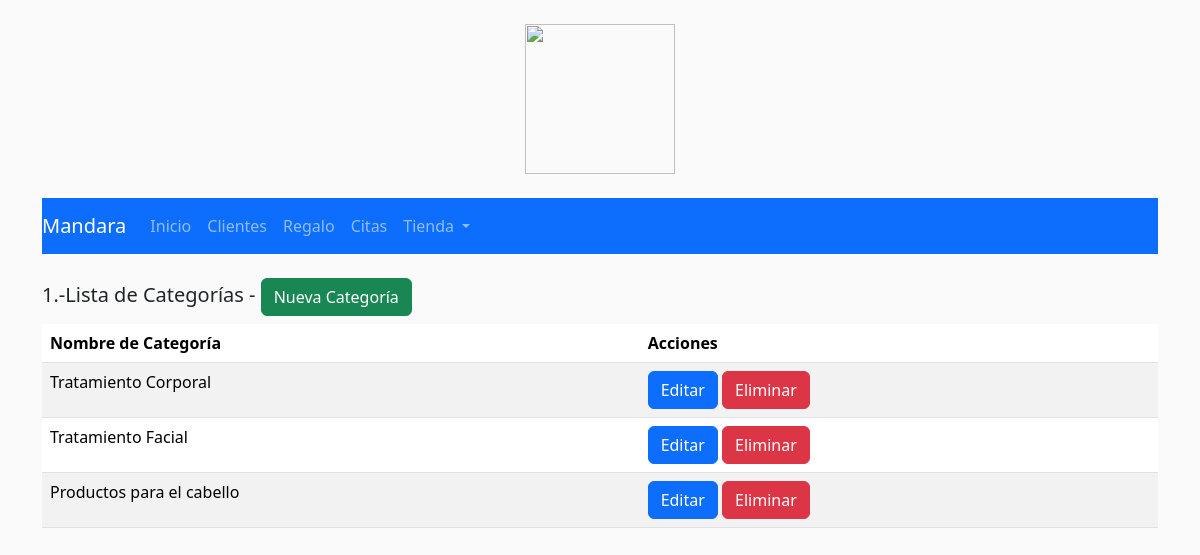
The page /admin_mandara/tienda/lista_categoria.php on the database its author committed.
### tables this page shows
CREATE TABLE `categoria` (
  `id_categoria` int(11) NOT NULL,
  `nombre_categoria` varchar(50) NOT NULL,
  `tienda` int(10) NOT NULL
);

### admin_mandara/tienda/lista_categoria.php (the view, shortened to what this page needs)
<?php include '../templates/header.php'; ?>
<?php
echo "<div class='container'>";
include '../../sistema_obsequios/menu.php';
echo "<br/>";
echo "<h5>1.-Lista de Categorías - <a href='formulario_categoria.php' class='btn btn-success'>Nueva Categoría</a></h5>";
echo "</div>";
?>
<?php
$servername = "localhost";
$username = "u852886994_mandara";
$password = "Mandara2023";
$dbname = "u852886994_mandara";
$conn = new mysqli($servername, $username, $password, $dbname);
$sql = "SELECT * FROM categoria";
$result = $conn->query($sql);
if ($result->num_rows > 0) {
    echo "<div class='container'>";
    echo "<div class='table-responsive'>";
    echo "<table class='table table-striped'>";
    echo "<thead>";
    echo "<tr>";
    echo "<th>Nombre de Categoría</th>";
    echo "<th>Acciones</th>";
    echo "</tr>";
    echo "</thead>";
    echo "<tbody>";
    while($row = $result->fetch_assoc()) {
        echo "<tr>";
        echo "<td>".$row["nombre_categoria"]."</td>";
        echo "<td>
                <a href='editar_categoria.php?id=".$row["id_categoria"]."' class='btn btn-primary'>Editar</a>
                <button class='btn btn-danger' onclick=\"eliminarCategoria(".$row["id_categoria"].")\">Eliminar</button>
              </td>";
        echo "</tr>";
    }
    echo "</tbody>";
    echo "</table>";
    echo "</div>";
    echo "</div>";
} else {
    echo "No se encontraron categorías.";
}
?>

### admin_mandara/templates/header.php (style rules this page uses)
body { background-color: #FAFAFA; }

### rows shown on the page
categoria: nombre_categoria "Tratamiento Corporal"
categoria: nombre_categoria "Tratamiento Facial"
categoria: nombre_categoria "Productos para el cabello"
